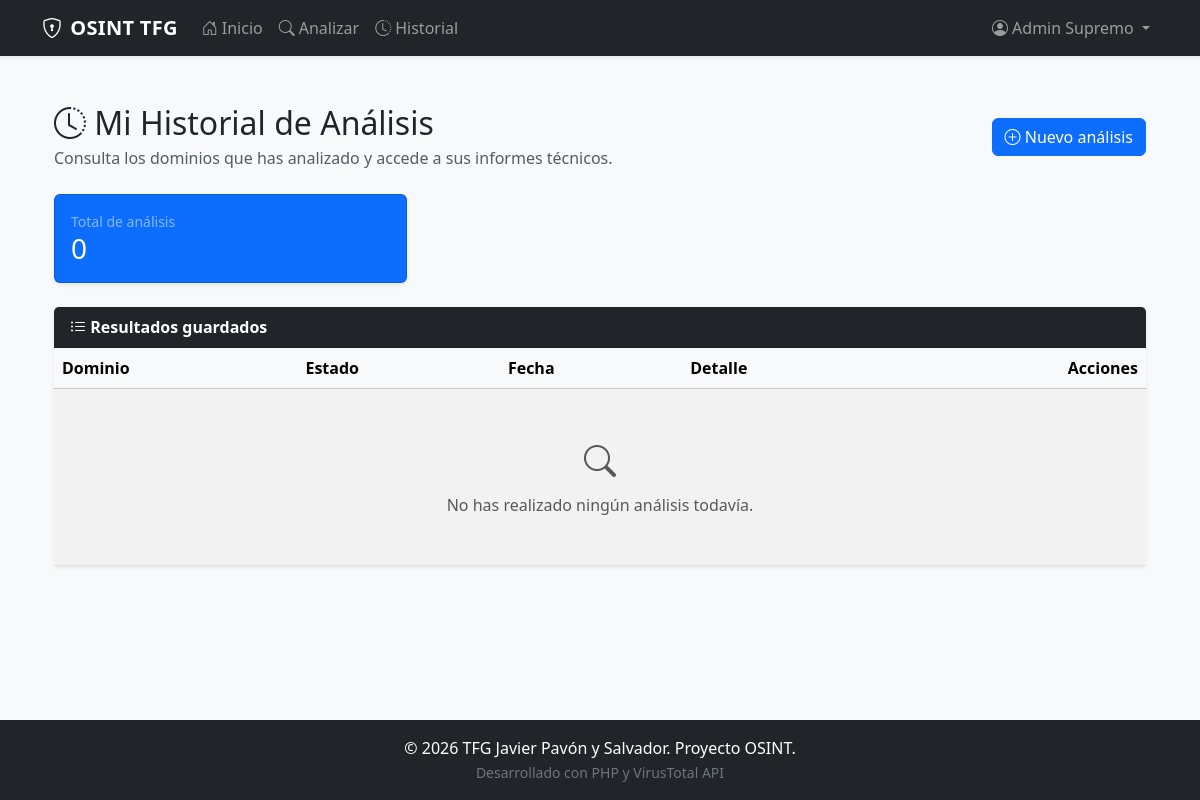
The page /resultados/historial.php (signed in) on the database as committed earlier.
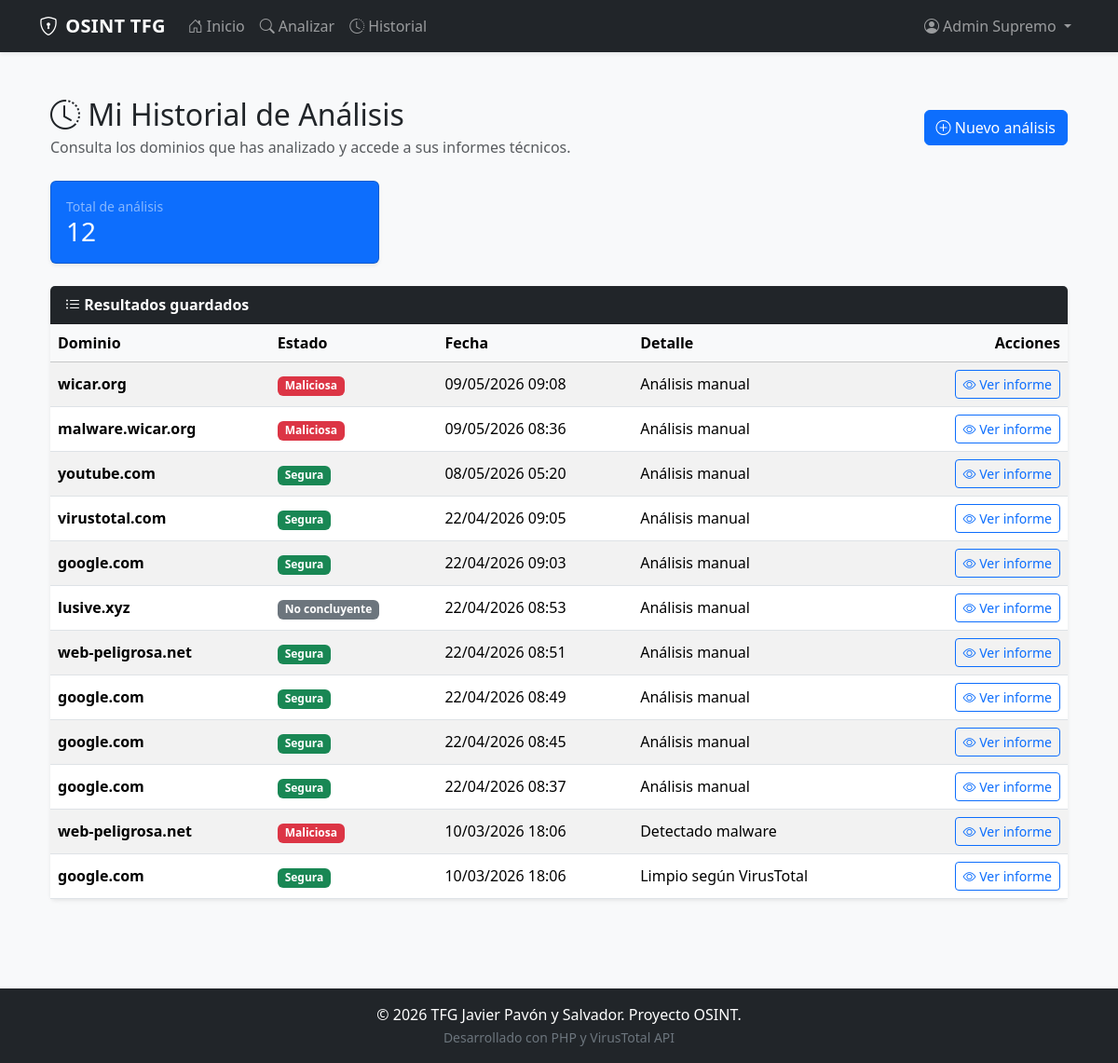
The same page on the database as committed later.
### tables this page shows
CREATE TABLE `historial_dominios` (
  `id` int(11) NOT NULL,
  `id_usuario` int(11) DEFAULT NULL,
  `dominio` varchar(255) NOT NULL,
  `estado` enum('segura','maliciosa','sospechosa','no_concluyente') DEFAULT 'no_concluyente',
  `detalles` text DEFAULT NULL,
  `fecha_escaneo` timestamp NOT NULL DEFAULT current_timestamp(),
  `token_publico` varchar(64) DEFAULT NULL,
  `analisis_completo` tinyint(1) NOT NULL DEFAULT 0
);

### includes/seguridad.php (called while the page is built, shortened)
<?php
function generarTokenPublicoAnalisis(): string
{
    return bin2hex(random_bytes(32));
}
function tokenReporteValido(string $token): bool
{
    return (bool)preg_match('/^[a-f0-9]{64}$/', $token);
}
function asegurarTokenAnalisis(mysqli $conn, int $id_historial): string
{
    $stmt = mysqli_prepare($conn, "SELECT token_publico FROM historial_dominios WHERE id = ? LIMIT 1");
    mysqli_stmt_bind_param($stmt, "i", $id_historial);
    mysqli_stmt_execute($stmt);
    $res = mysqli_stmt_get_result($stmt);
    $fila = mysqli_fetch_assoc($res);
    $tokenActual = strtolower(trim((string)($fila['token_publico'] ?? '')));
    for ($i = 0; $i < 5; $i++) {
        $nuevoToken = generarTokenPublicoAnalisis();
        $stmtUpd = mysqli_prepare($conn, "UPDATE historial_dominios SET token_publico = ? WHERE id = ? AND (token_publico IS NULL OR token_publico = '')");
        mysqli_stmt_bind_param($stmtUpd, "si", $nuevoToken, $id_historial);
        $ok = mysqli_stmt_execute($stmtUpd);
        if ($ok) {
            return $nuevoToken;
        }
    }
    return '';
}
function urlInformeAnalisis(mysqli $conn, int $id_historial, string $extra = ''): string
{
    $token = asegurarTokenAnalisis($conn, $id_historial);
    $url = 'ver_resultado.php?r=' . urlencode($token);
    return $url;
}
?>

### resultados/historial.php (the view, shortened to what the changed rows need)
<?php
require_once '../config/conexion.php';
require_once '../includes/seguridad.php';
$id_usuario = (int)$_SESSION['id_usuario'];
$sql = "SELECT id, token_publico, dominio, estado, fecha_escaneo, detalles
        FROM historial_dominios
        WHERE id_usuario = ?
          AND analisis_completo = 1
        ORDER BY fecha_escaneo DESC, id DESC";
$stmt = mysqli_prepare($conn, $sql);
mysqli_stmt_bind_param($stmt, "i", $id_usuario);
mysqli_stmt_execute($stmt);
$resultado = mysqli_stmt_get_result($stmt);
$filas = [];
while ($fila = mysqli_fetch_assoc($resultado)) {
    $filas[] = $fila;
}
$totalAnalisis = count($filas);
require_once '../includes/header.php';
?>
<div class="container mt-4 mb-5">
    <div class="d-flex justify-content-between align-items-center mb-4 flex-wrap gap-2">
        <div>
            <h2 class="mb-1"><i class="bi bi-clock-history"></i> Mi Historial de Análisis</h2>
        </div>
    </div>
    <div class="row g-3 mb-4">
        <div class="col-md-4">
            <div class="card text-bg-primary shadow-sm h-100">
                <div class="card-body">
                    <div class="small text-white-50">Total de análisis</div>
                    <h3 class="mb-0"><?= (int)$totalAnalisis ?></h3>
                </div>
            </div>
        </div>
    </div>
    <div class="card shadow-sm border-0">
        <div class="card-body p-0">
            <div class="table-responsive">
                <table class="table table-hover table-striped mb-0 align-middle">
                    <thead class="table-light">
                        <tr>
                            <th>Dominio</th>
                            <th>Estado</th>
                            <th>Fecha</th>
                            <th>Detalle</th>
                            <th class="text-end">Acciones</th>
                        </tr>
                    </thead>
                    <tbody>
                        <?php if ($totalAnalisis > 0): ?>
                            <?php foreach ($filas as $fila): ?>
                                <?php
                                $badgeClass = 'bg-warning text-dark';
                                $estadoTexto = 'Sospechosa';
                                if ($fila['estado'] === 'maliciosa') {
                                    $badgeClass = 'bg-danger';
                                    $estadoTexto = 'Maliciosa';
                                } elseif ($fila['estado'] === 'segura') {
                                    $badgeClass = 'bg-success';
                                    $estadoTexto = 'Segura';
                                } elseif ($fila['estado'] === 'no_concluyente') {
                                    $badgeClass = 'bg-secondary';
                                    $estadoTexto = 'No concluyente';
                                }
                                ?>
                                <tr>
                                    <td class="fw-bold"><?= htmlspecialchars($fila['dominio']) ?></td>
                                    <td>
                                        <span class="badge <?= $badgeClass ?>">
                                            <?= htmlspecialchars($estadoTexto) ?>
                                        </span>
                                    </td>
                                    <td>
                                        <?= !empty($fila['fecha_escaneo']) ? date("d/m/Y H:i", strtotime($fila['fecha_escaneo'])) : '-' ?>
                                    </td>
                                    <td>
                                        <?= htmlspecialchars(mb_strimwidth((string)($fila['detalles'] ?? ''), 0, 60, '...')) ?>
                                    </td>
                                    <td class="text-end">
                                        <a href="<?= htmlspecialchars(urlInformeAnalisis($conn, (int)$fila['id']), ENT_QUOTES, 'UTF-8') ?>" class="btn btn-sm btn-outline-primary">
                                            <i class="bi bi-eye"></i> Ver informe
                                        </a>
                                    </td>
                                </tr>
                            <?php endforeach; ?>
                        <?php else: ?>
                            <tr>
                                <td colspan="5" class="text-center py-5 text-muted">
                                    <div class="mb-2">
                                        <i class="bi bi-search fs-2"></i>
                                    </div>
                                    No has realizado ningún análisis todavía.
                                </td>
                            </tr>
                        <?php endif; ?>
                    </tbody>
                </table>
            </div>
        </div>
    </div>
</div>
<?php require_once '../includes/footer.php'; ?>

Rows that differ between the two databases and show on the page:
now on this page (row edited): historial_dominios: dominio "wicar.org", estado "Maliciosa", fecha_escaneo "09/05/2026 09:08", detalles "Análisis manual"
now on this page (row edited): historial_dominios: dominio "malware.wicar.org", estado "Maliciosa", fecha_escaneo "09/05/2026 08:36", detalles "Análisis manual"
now on this page (row edited): historial_dominios: dominio "youtube.com", estado "Segura", fecha_escaneo "08/05/2026 05:20", detalles "Análisis manual"
now on this page (row edited): historial_dominios: dominio "virustotal.com", estado "Segura", fecha_escaneo "22/04/2026 09:05", detalles "Análisis manual"
now on this page (row edited): historial_dominios: dominio "google.com", estado "Segura", fecha_escaneo "22/04/2026 09:03", detalles "Análisis manual"
now on this page (row edited): historial_dominios: dominio "lusive.xyz", estado "No concluyente", fecha_escaneo "22/04/2026 08:53", detalles "Análisis manual"
now on this page (row edited): historial_dominios: dominio "web-peligrosa.net", estado "Segura", fecha_escaneo "22/04/2026 08:51", detalles "Análisis manual"
now on this page (row edited): historial_dominios: dominio "google.com", estado "Segura", fecha_escaneo "22/04/2026 08:49", detalles "Análisis manual"
now on this page (row edited): historial_dominios: dominio "google.com", estado "Segura", fecha_escaneo "22/04/2026 08:45", detalles "Análisis manual"
now on this page (row edited): historial_dominios: dominio "google.com", estado "Segura", fecha_escaneo "22/04/2026 08:37", detalles "Análisis manual"
now on this page (row edited): historial_dominios: dominio "web-peligrosa.net", estado "Maliciosa", fecha_escaneo "10/03/2026 18:06", detalles "Detectado malware"
now on this page (row edited): historial_dominios: dominio "google.com", estado "Segura", fecha_escaneo "10/03/2026 18:06", detalles "Limpio según VirusTotal"
Other text that changed with them:
$totalAnalisis: "0" → "12"
text no longer shown: "No has realizado ningún análisis todavía."
